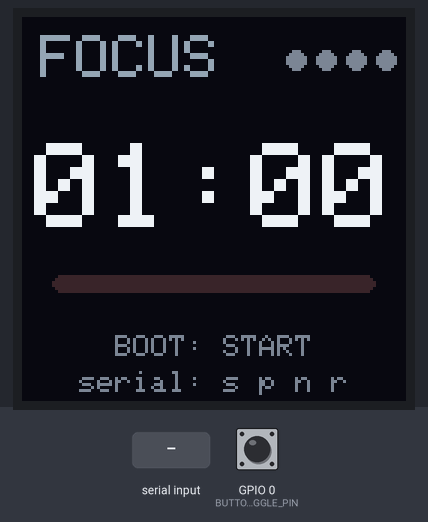
Recording of a sketch running on a simulated ESP32. Parts: 128×128 colour display. Inputs (shaded band) come from the test bench; at power-on: GPIO 0 (BUTTON_TOGGLE_PIN) HIGH. What the sketch prints to the serial monitor is not drawn.

Above: at 1.3 s.
1.4 s: GPIO 0 (BUTTON_TOGGLE_PIN) pulled LOW for 0.15 s
At 3.0 s:
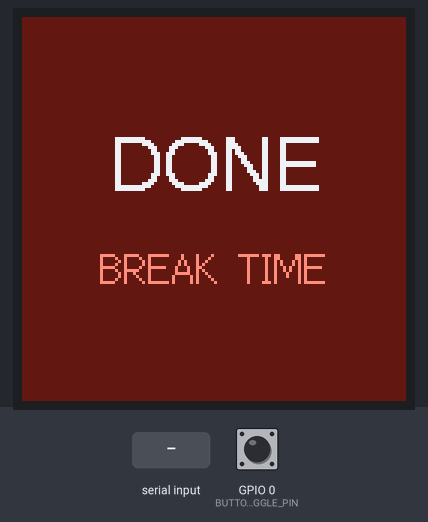
4.5 s: "s" received over Serial
At 5.4 s:
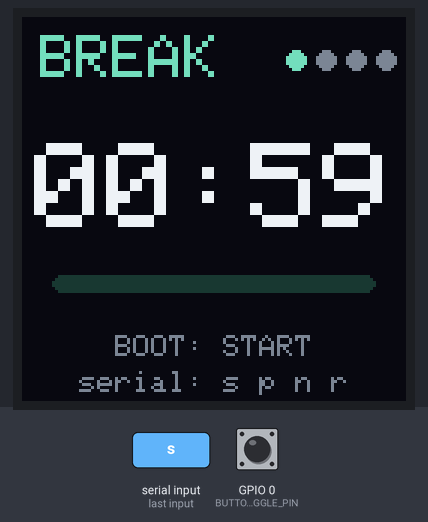
6.0 s: "n" received over Serial
At 6.3 s:
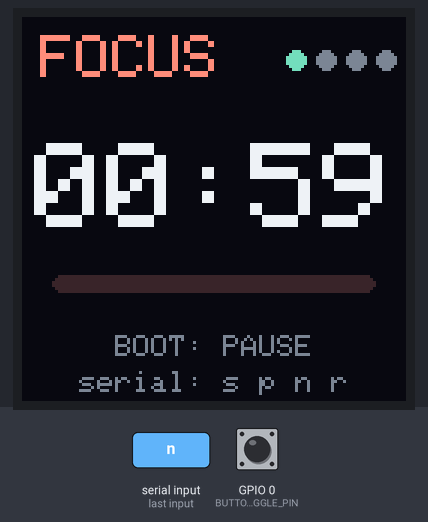
9.0 s: GPIO 0 (BUTTON_TOGGLE_PIN) pulled LOW for 1 s
At 9.62 s:
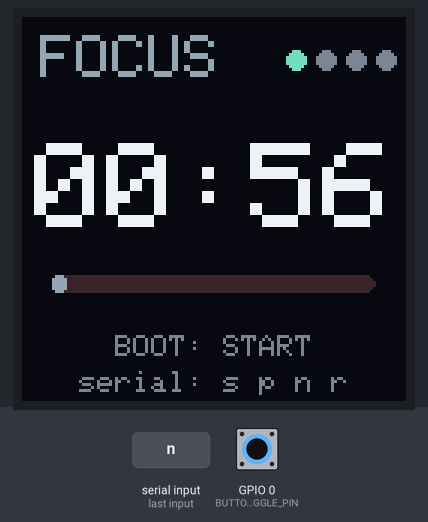
13.0 s: "r" received over Serial
At 13.9 s:
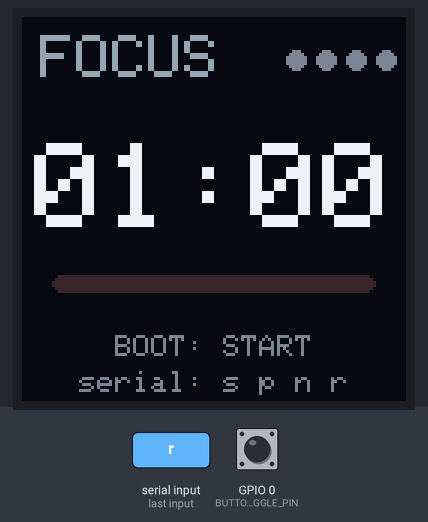
14.5 s: GPIO 0 (BUTTON_TOGGLE_PIN) pulled LOW for 0.15 s
Timing chart, 0 to 17.1 s (numbered marks = the images above; inputs shaded):
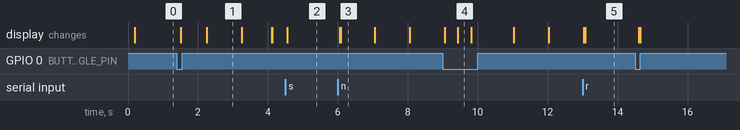

Measured:
- after the input at 1.4 s, the display: first changes after 0.10 s (image 1 shows a later state)
- after the input at 4.5 s, the display: changes after 0.05 s (image 2)
- after the input at 6.0 s, the display: first changes after 0.05 s (image 3 shows a later state)
- after the input at 9.0 s, the display: first differs from a run without the input after 0.43 s (image 4)
- after the input at 13.0 s, the display: first differs from a run without the input after 0.08 s (image 5)
- what the display in image 1 shows lasts 1.0 s, from 2.3 s to 3.3 s

The sketch:

PomodoroDemo.ino
```cpp
/*
  ============================================================
  PomodoroDemo —— 透明小电视 · 番茄钟(独立工程)
  ============================================================
  功能:
    - 经典番茄钟: 专注 25 分钟 -> 短休息 5 分钟
    - 每完成 4 个专注进入长休息 15 分钟
    - 全程 millis 计时, 不阻塞; 状态变化/整秒变化才重绘
    - 屏幕按键提示 + 串口命令控制

  操作:
    BOOT 键(GPIO0) 短按  = 开始 / 暂停
    串口命令(115200):  s=开始  p=暂停  n=下一阶段  r=重置
    预留按键: BUTTON_NEXT_PIN 默认 -1(未接), 接上后短按 = 下一阶段

  屏幕(128x128, 深色极光风格):
    顶部: 阶段标签(FOCUS/BREAK) + 本轮完成圆点
    中部: 大字倒计时 MM:SS
    下方: 阶段进度条 + 操作提示
    阶段结束: 全屏闪烁 DONE 后自动进入下一阶段

  注意: 分光棱镜镜像显示时把 setup() 里的
  // tft.setRotation(4); 取消注释。
  ============================================================
*/

#include <TFT_eSPI.h>

// 阶段状态机(放最顶部: Arduino 会自动提升函数原型, 类型必须提前声明)
enum Phase {
  PHASE_IDLE,     // 待开始(显示完整专注时间)
  PHASE_FOCUS,    // 专注中
  PHASE_SHORT,    // 短休息
  PHASE_LONG,     // 长休息
  PHASE_DONE      // 阶段结束提示(短暂闪烁后自动进入下一阶段)
};

// ------------------- 番茄钟参数 -------------------
#define FOCUS_MIN       1     // 专注时长(分钟)
#define SHORT_BREAK_MIN 1      // 短休息时长(分钟)
#define LONG_BREAK_MIN  15     // 长休息时长(分钟)
#define FOCUS_PER_CYCLE 4      // 每几个专注后进入长休息

// ------------------- 输入引脚 -------------------
#define BUTTON_TOGGLE_PIN 0    // BOOT 键: 开始/暂停 (低电平有效)
#define BUTTON_NEXT_PIN   -1   // 预留"下一阶段"按键, 未接则 -1
#define DEBOUNCE_MS       50   // 按键消抖

// ------------------- 显示 -------------------
#define SW 128
#define SH 128

TFT_eSPI   tft = TFT_eSPI();
TFT_eSprite spr = TFT_eSprite(&tft);

// 低饱和极光配色(RGB888)
struct RGB3 { uint8_t r, g, b; };
uint16_t c3(const RGB3& c) { return tft.color565(c.r, c.g, c.b); }

const RGB3 COL_BG      = {9, 11, 20};      // 深蓝黑底
const RGB3 COL_TEXT    = {232, 240, 246};  // 近白
const RGB3 COL_DIM     = {120, 132, 146};  // 次要文字
const RGB3 COL_FOCUS   = {255, 142, 120};  // 专注: 珊瑚暖色
const RGB3 COL_BREAK   = {112, 222, 190};  // 休息: 薄荷青
const RGB3 COL_IDLE    = {150, 165, 180};  // 空闲: 灰蓝
const RGB3 COL_TRACK_F = {58, 38, 40};     // 专注进度条轨道
const RGB3 COL_TRACK_B = {26, 56, 50};     // 休息进度条轨道
const RGB3 COL_DONE_BG = {96, 26, 20};     // 完成闪烁底色

const unsigned long MS_FOCUS   = FOCUS_MIN * 60000UL;
const unsigned long MS_SHORT   = SHORT_BREAK_MIN * 60000UL;
const unsigned long MS_LONG    = LONG_BREAK_MIN * 60000UL;
const unsigned long DONE_MS    = 2600;      // 结束提示停留时长

Phase          phase      = PHASE_IDLE;   // 当前阶段
Phase          doneNext   = PHASE_FOCUS;  // DONE 结束后进入的阶段
unsigned long  remainingMs = MS_FOCUS;    // 本阶段剩余毫秒
unsigned long  lastTickMs  = 0;           // 上次计时推进时刻
unsigned long  doneUntilMs = 0;           // 结束提示截止时刻
bool           running    = false;        // 是否在倒计时
int            doneCount  = 0;            // 本轮已完成的专注数(0..FOCUS_PER_CYCLE)
int            lastShownSec = -1;         // 上次显示的剩余秒数(整秒变化才重绘)
unsigned long  lastFlashMs = 0;           // 结束闪烁上次绘制时刻

// 按钮状态
bool btnToggleLast = HIGH;
unsigned long btnToggleTime = 0;
bool btnNextLast = HIGH;
unsigned long btnNextTime = 0;

uint16_t col(RGB3 c) { return c3(c); }

// ------------------- 阶段工具 -------------------
const char* phaseName() {
  switch (phase) {
    case PHASE_FOCUS: return "FOCUS";
    case PHASE_SHORT: return "BREAK";
    case PHASE_LONG:  return "LONG BREAK";
    case PHASE_IDLE:  return "FOCUS";
    case PHASE_DONE:  return "DONE";
  }
  return "";
}

RGB3 accentColor() {
  switch (phase) {
    case PHASE_FOCUS:
    case PHASE_IDLE:  return running ? COL_FOCUS : COL_IDLE;
    case PHASE_SHORT:
    case PHASE_LONG:  return running ? COL_BREAK : COL_BREAK;
    case PHASE_DONE:  return COL_FOCUS;
  }
  return COL_IDLE;
}

RGB3 trackColor() {
  return (phase == PHASE_SHORT || phase == PHASE_LONG) ? COL_TRACK_B : COL_TRACK_F;
}

unsigned long phaseDuration(Phase p) {
  if (p == PHASE_FOCUS || p == PHASE_IDLE) return MS_FOCUS;
  if (p == PHASE_SHORT) return MS_SHORT;
  return MS_LONG;
}

// 自然完成当前阶段 -> 决定下一阶段(专注完成才计入轮次)
Phase nextPhaseAfterDone() {
  if (phase == PHASE_FOCUS) {
    doneCount++;
    if (doneCount >= FOCUS_PER_CYCLE) {
      doneCount = 0;
      return PHASE_LONG;
    }
    return PHASE_SHORT;
  }
  return PHASE_FOCUS;   // 任何休息结束都回到专注
}

void startPhase(Phase p) {
  phase = p;
  running = true;
  remainingMs = phaseDuration(p);
  lastTickMs = millis();
  lastShownSec = -1;
}

void goIdle() {
  phase = PHASE_IDLE;
  running = false;
  remainingMs = MS_FOCUS;
  doneCount = 0;
  lastShownSec = -1;
}

void toggleRun() {
  if (phase == PHASE_DONE) return;              // 结束提示期间忽略
  if (phase == PHASE_IDLE) {
    startPhase(PHASE_FOCUS);
    return;
  }
  if (running) {
    running = false;                            // 暂停(剩余时间保留)
    lastShownSec = -1;
  } else {
    running = true;
    lastTickMs = millis();
    lastShownSec = -1;
  }
}

// 跳过当前阶段(不计入完成的专注轮次)
void skipPhase() {
  if (phase == PHASE_DONE || phase == PHASE_IDLE) return;
  Phase next = (phase == PHASE_FOCUS) ? PHASE_SHORT : PHASE_FOCUS;
  if (phase == PHASE_FOCUS && doneCount >= FOCUS_PER_CYCLE - 1) next = PHASE_LONG;
  startPhase(next);
}

// ------------------- 绘制 -------------------
void drawDots(int cx, int cy) {
  int r = 3;
  for (int d = 0; d < FOCUS_PER_CYCLE; d++) {
    int x = cx + d * 10 - (FOCUS_PER_CYCLE - 1) * 5;
    RGB3 c = (d < doneCount) ? COL_BREAK : COL_DIM;
    spr.fillCircle(x, cy, r, col(c));
    if (d >= doneCount) spr.drawCircle(x, cy, r, col(c));   // 未完成画空圈
  }
}

void drawTimeText(int x, int y, const char* s) {
  spr.setTextDatum(MC_DATUM);
  spr.setTextSize(4);          // font1(6x8)放大4倍 => 24x32
  spr.setTextColor(col(COL_TEXT));
  spr.drawString(s, x, y, 1);
  spr.setTextSize(1);
  spr.setTextDatum(TL_DATUM);
}

void drawBar(int x, int y, int w, int h, float frac) {
  spr.fillRoundRect(x, y, w, h, h / 2, col(trackColor()));
  int fw = (int)(w * frac);
  if (fw > 4) spr.fillRoundRect(x, y, fw, h, h / 2, col(accentColor()));
}

void drawUI() {
  spr.fillSprite(col(COL_BG));

  // 顶部: 阶段标签 + 轮次圆点
  spr.setTextColor(col(accentColor()));
  spr.setTextSize(2);
  spr.setCursor(6, 6);
  spr.print(phaseName());
  spr.setTextSize(1);
  if (phase != PHASE_LONG) drawDots(106, 14);   // 长休标签占满整行, 不画圆点

  // 大字倒计时(MM:SS)
  unsigned long m = remainingMs / 60000UL;
  unsigned long s = (remainingMs % 60000UL) / 1000UL;
  String mm = (m < 10) ? "0" + String(m) : String(m);
  String ss = (s < 10) ? "0" + String(s) : String(s);
  String t  = mm + ":" + ss;
  drawTimeText(SW / 2, 58, t.c_str());

  // 进度条(已用比例)
  unsigned long total = phaseDuration(phase);
  float frac = (total > 0) ? 1.0f - (float)remainingMs / total : 0.0f;
  drawBar(10, 86, 108, 6, frac);

  // 底部操作提示
  spr.setTextColor(col(COL_DIM));
  spr.setTextSize(1);
  const char* hint = running ? "BOOT: PAUSE" : "BOOT: START";
  if (phase == PHASE_DONE) hint = "next phase...";
  spr.setCursor((SW - strlen(hint) * 6) / 2, 106);
  spr.print(hint);
  const char* hint2 = "serial: s p n r";
  spr.setCursor((SW - strlen(hint2) * 6) / 2, 118);
  spr.print(hint2);

  spr.pushSprite(0, 0);
}

// DONE 闪烁: 每 500ms 翻转一次 => 每秒闪烁一次
void drawDoneFlash(unsigned long nowMs) {
  bool on = ((nowMs / 1000) & 1) == 0;
  spr.fillSprite(on ? col(COL_DONE_BG) : col(COL_BG));
  spr.setTextDatum(MC_DATUM);
  spr.setTextColor(on ? col(COL_TEXT) : col(COL_FOCUS));
  spr.drawString("DONE", SW / 2, 52, 4);
  spr.setTextSize(1);
  spr.setTextColor(on ? col(COL_FOCUS) : col(COL_DIM));
  spr.drawString((doneNext == PHASE_FOCUS) ? "FOCUS NEXT" : "BREAK TIME",
                 SW / 2, 84, 2);
  spr.setTextSize(1);
  spr.setTextDatum(TL_DATUM);
  spr.pushSprite(0, 0);
}

void redrawIfNeeded(unsigned long nowMs) {
  if (phase == PHASE_DONE) {
    if (nowMs - lastFlashMs >= 250) {   // 节流重绘(不影响 1Hz 闪烁节奏)
      lastFlashMs = nowMs;
      drawDoneFlash(nowMs);   // 闪烁动画按时间自动重绘
    }
    return;
  }
  unsigned long sec = remainingMs / 1000UL;
  if (sec != lastShownSec) {
    lastShownSec = sec;
    drawUI();
  }
}

// ------------------- 按键与串口 -------------------
void handleButton(int pin, bool& lastState, unsigned long& lastTime,
                  void (*onPress)(), unsigned long nowMs) {
  if (pin < 0) return;
  bool level = digitalRead(pin);
  if (level != lastState) {
    lastTime = nowMs;              // 电平变化, 开始消抖计时
    lastState = level;
  } else if (level == LOW && nowMs - lastTime >= DEBOUNCE_MS) {
    lastTime = nowMs;              // 防重复触发
    onPress();
  }
}

void onTogglePress() { toggleRun(); }
void onNextPress()   { if (phase != PHASE_DONE && phase != PHASE_IDLE) skipPhase(); }

void handleSerial() {
  while (Serial.available()) {
    char c = Serial.read();
    if (c == 's') toggleRun();
    else if (c == 'p') { if (running) toggleRun(); }
    else if (c == 'n') { if (phase == PHASE_IDLE) startPhase(PHASE_FOCUS); else skipPhase(); }
    else if (c == 'r') goIdle();
  }
}

// ------------------- setup / loop -------------------
void setup() {
  Serial.begin(115200);
  tft.init();
  tft.setRotation(0);       // 分光棱镜镜像显示时改成 tft.setRotation(4);
  spr.createSprite(SW, SH);
  if (!spr.created()) {
    Serial.println("Sprite create failed!");
    while (1) delay(100);
  }
  pinMode(BUTTON_TOGGLE_PIN, INPUT_PULLUP);
  if (BUTTON_NEXT_PIN >= 0) pinMode(BUTTON_NEXT_PIN, INPUT_PULLUP);
  goIdle();
  lastTickMs = millis();
  Serial.println("PomodoroDemo ready. s=start p=pause n=next r=reset");
}

void loop() {
  unsigned long nowMs = millis();
  handleSerial();
  handleButton(BUTTON_TOGGLE_PIN, btnToggleLast, btnToggleTime, onTogglePress, nowMs);
  handleButton(BUTTON_NEXT_PIN, btnNextLast, btnNextTime, onNextPress, nowMs);

  if (phase == PHASE_DONE) {
    if (nowMs >= doneUntilMs) startPhase(doneNext);   // 提示结束, 自动开始下一阶段
    redrawIfNeeded(nowMs);
    return;
  }

  if (running) {
    if (remainingMs > nowMs - lastTickMs) {
      remainingMs -= nowMs - lastTickMs;
    } else {
      remainingMs = 0;
      doneNext = nextPhaseAfterDone();
      phase = PHASE_DONE;
      running = false;
      doneUntilMs = nowMs + DONE_MS;
    }
    lastTickMs = nowMs;
  }

  redrawIfNeeded(nowMs);
  delay(5);                 // 限流, 不影响计时
}
```
